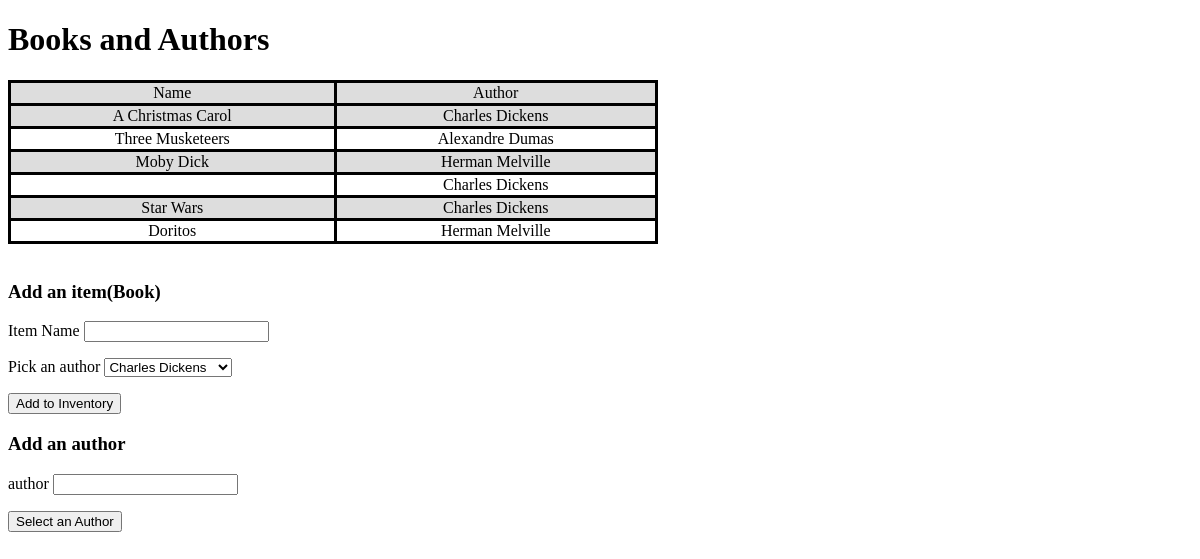
The page / on the database its author committed.
### Books_Authors_app/models.py (models this page shows)
class Item(models.Model):
    item_name = models.CharField(max_length=55)
    publisher = models.ForeignKey('Author', related_name="items", on_delete= models.CASCADE)
    created_at = models.DateTimeField(auto_now_add=True)
    updated_at = models.DateTimeField(auto_now=True)

class Author(models.Model):
    name = models.CharField(max_length=55)
    created_at = models.DateTimeField(auto_now_add=True)
    updated_at = models.DateTimeField(auto_now=True)

### Books_Authors_app/views.py (the view)
# urls.py: path('', views.index),
def index(request):
    context = {
        'all_items': Item.objects.all(),
        'all_authors': Author.objects.all()
    }
    print(context['all_items'])
    return render(request, "index.html", context)

### Books_Authors_app/Templates/index.html (shortened to what this page needs)
<!DOCTYPE html>
<html lang="en">
<head>
</head>
<body>
    <h1>Books and Authors</h1>
    <table>
        <thead>
            <tr>
                <td>Name</td>
                <td>Author</td>
            </tr>
        </thead>
        <tbody>
            {% for itemmm in all_items %}
            <tr>
                <td>{{ itemmm.item_name }}</td>
                <td>{{ itemmm.publisher.name }}</td>
            </tr>
            {% endfor %}
        </tbody>
    </table>
    <br>
    <form action="/books/create" method="post">
        <h3>Add an item(Book)</h3>
        <p>
            <label for="item_name">Item Name <input type="text" name="item_name"></label>
        </p>
        <p>
            <label for="author">Pick an author</label>
            <select name="author">
                {% for author in all_authors %}
                <option value="{{ author.id }}">{{ author.name }}</option>
                {% endfor %}
            </select>
        </p>
        <button type="submit">Add to Inventory</button>
    </form>
    <form action="/authors/create" method="post">
        <h3>Add an author</h3>
        <p>
            <label for="author">author
                <input type="text" name="author">
            </label>
        </p>
        <button type="submit">Select an Author</button>
    </form>
</body>
</html>

### Books_Authors_app/Templates/index.html (style rules this page uses)
table, th, td { border: solid; border-collapse: collapse; width:650px; text-align: center; }
tr:nth-child(even) { background-color: white; }
tr:nth-child(odd) { background-color: #dddddd; }

### rows shown on the page
Item: item_name "A Christmas Carol", publisher.name "Charles Dickens"
Item: item_name "Three Musketeers", publisher.name "Alexandre Dumas"
Item: item_name "Moby Dick", publisher.name "Herman Melville"
Item: publisher.name "Charles Dickens"
Item: item_name "Star Wars", publisher.name "Charles Dickens"
Item: item_name "Doritos", publisher.name "Herman Melville"

### other values the page prints
form field author "Charles Dickens"
